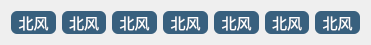
  <widget class="QWidget" name="layoutWidget_3">
   <property name="geometry">
    <rect>
     <x>340</x>
     <y>340</y>
     <width>371</width>
     <height>31</height>
    </rect>
   </property>
   <layout class="QHBoxLayout" name="horizontalLayout_10">
    <item>
     <widget class="QLabel" name="label_79">
      <property name="font">
       <font>
        <family>宋体</family>
        <pointsize>11</pointsize>
       </font>
      </property>
      <property name="styleSheet">
       <string notr="true">background-color:#38607e;
border-radius:6px;
color:white;
</string>
      </property>
      <property name="text">
       <string>北风</string>
      </property>
      <property name="alignment">
       <set>Qt::AlignCenter</set>
      </property>
     </widget>
    </item>
    <item>
     <widget class="QLabel" name="label_80">
      <property name="font">
       <font>
        <family>宋体</family>
        <pointsize>11</pointsize>
       </font>
      </property>
      <property name="styleSheet">
       <string notr="true">background-color:#38607e;
border-radius:6px;
color:white;
</string>
      </property>
      <property name="text">
       <string>北风</string>
      </property>
      <property name="alignment">
       <set>Qt::AlignCenter</set>
      </property>
     </widget>
    </item>
    <item>
     <widget class="QLabel" name="label_81">
      <property name="font">
       <font>
        <family>宋体</family>
        <pointsize>11</pointsize>
       </font>
      </property>
      <property name="styleSheet">
       <string notr="true">background-color:#38607e;
border-radius:6px;
color:white;
</string>
      </property>
      <property name="text">
       <string>北风</string>
      </property>
      <property name="alignment">
       <set>Qt::AlignCenter</set>
      </property>
     </widget>
    </item>
    <item>
     <widget class="QLabel" name="label_82">
      <property name="font">
       <font>
        <family>宋体</family>
        <pointsize>11</pointsize>
       </font>
      </property>
      <property name="styleSheet">
       <string notr="true">background-color:#38607e;
border-radius:6px;
color:white;
</string>
      </property>
      <property name="text">
       <string>北风</string>
      </property>
      <property name="alignment">
       <set>Qt::AlignCenter</set>
      </property>
     </widget>
    </item>
    <item>
     <widget class="QLabel" name="label_83">
      <property name="font">
       <font>
        <family>宋体</family>
        <pointsize>11</pointsize>
       </font>
      </property>
      <property name="styleSheet">
       <string notr="true">background-color:#38607e;
border-radius:6px;
color:white;
</string>
      </property>
      <property name="text">
       <string>北风</string>
      </property>
      <property name="alignment">
       <set>Qt::AlignCenter</set>
      </property>
     </widget>
    </item>
    <item>
     <widget class="QLabel" name="label_84">
      <property name="font">
       <font>
        <family>宋体</family>
        <pointsize>11</pointsize>
       </font>
      </property>
      <property name="styleSheet">
       <string notr="true">background-color:#38607e;
border-radius:6px;
color:white;
</string>
      </property>
      <property name="text">
       <string>北风</string>
      </property>
      <property name="alignment">
       <set>Qt::AlignCenter</set>
      </property>
     </widget>
    </item>
    <item>
     <widget class="QLabel" name="label_85">
      <property name="font">
       <font>
        <family>宋体</family>
        <pointsize>11</pointsize>
       </font>
      </property>
      <property name="styleSheet">
       <string notr="true">background-color:#38607e;
border-radius:6px;
color:white;
</string>
      </property>
      <property name="text">
       <string>北风</string>
      </property>
      <property name="alignment">
       <set>Qt::AlignCenter</set>
      </property>
     </widget>
    </item>
   </layout>
  </widget>
